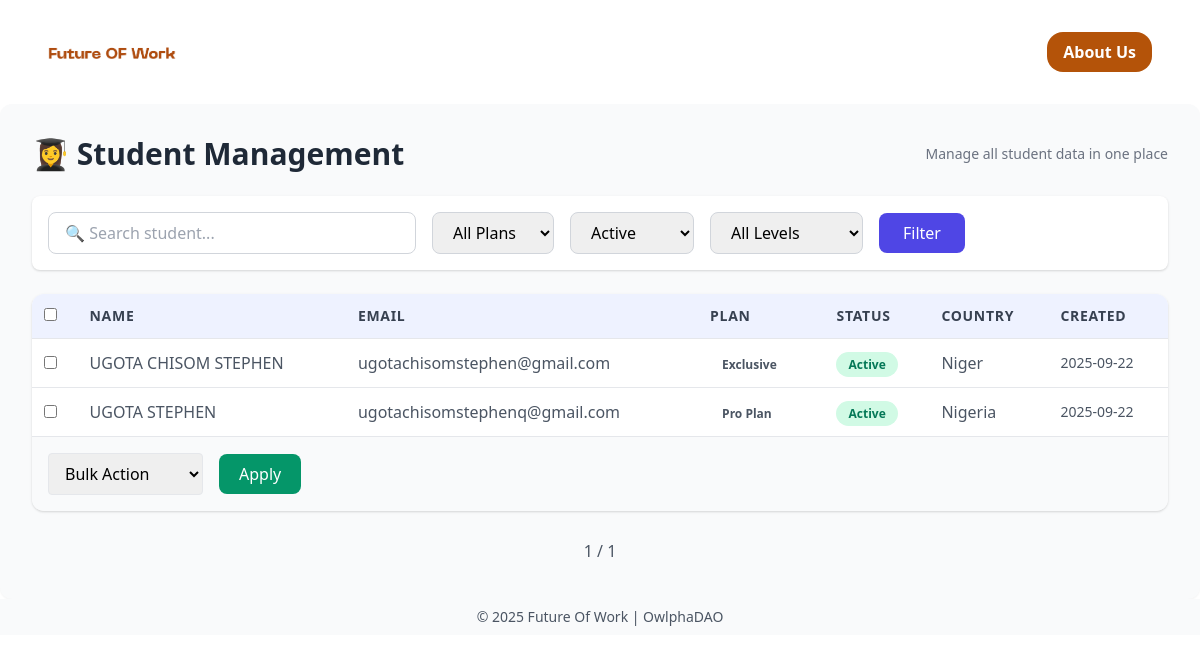
/dashboard/student/overview?status=active, run on the app's committed database.
### future_of_work/models.py (models this page shows, shortened)
class Future_Of_Work(models.Model):
    COURSE_CHOICES = [
        ('', 'Select course type...'),
        ('web3', 'Web3 Fundamentals'),
        ('dao', 'DAO Governance'),
        ('metaverse', 'Metaverse Collaboration'),
        ('blockchain', 'Blockchain Development'),
    ]
    PLAN_CHOICES = [
        ('', 'Select plan...'),
        ('basic', 'Basic Plan'),
        ('pro', 'Pro Plan'),
        ('exclusive', 'Exclusive'),
    ]
    EXPERTISE_CHOICES = [
        ('', 'Select your level...'),
        ('beginner', 'Beginner'),
        ('intermediate', 'Intermediate'),
        ('advanced', 'Advanced'),
    ]
    STATUS_CHOICES = [
        ("pending", "Pending"),
        ("active", "Active"),
        ("failed", "Failed"),
    ]
    PAYMENT_GATEWAYS = [
        ("helio", "Helio"),
        ("paystack", "Paystack"),
        ("opay", "OPay"),
    ]
    PLAN_FEES = {
        'basic': Decimal("0.00"),
        'pro': Decimal("2.00"),
        'exclusive': Decimal("20.00")
    }
    name = models.CharField(max_length=50)
    email = models.EmailField(
        blank=False,
        unique=True,
        error_messages={
            'unique': "Email Address already exists."
        }
    )
    phone = PhoneNumberField(
        unique=True,
        error_messages={
            'unique': "Phone number already exists."
        }
    )
    country = CountryField(blank_label='Select your country')
    course_type = models.CharField(max_length=20, choices=COURSE_CHOICES, default="")
    plan_preference = models.CharField(max_length=20, choices=PLAN_CHOICES, default="")
    expertise = models.CharField(max_length=20, choices=EXPERTISE_CHOICES, default="")
    transaction_id = models.CharField(max_length=255, blank=True, null=True, unique=True)
    created_at = models.DateTimeField(auto_now_add=True)
    checkout_url = models.URLField(null=True, blank=True)
    fee = models.DecimalField(max_digits=6, decimal_places=2, default=Decimal("0.00"))
    status = models.CharField(max_length=10, choices=STATUS_CHOICES, default="pending")
    gateway = models.CharField(max_length=20, choices=PAYMENT_GATEWAYS, blank=True, null=True)

### future_of_work/views.py (the view, shortened to what this page needs)
# urls.py: path('dashboard/student/overview', views.admin_student, name='admin_student'),
def admin_student(request):
    students = Future_Of_Work.objects.all()
    query = request.GET.get('q', '')
    plan = request.GET.get('plan', '')
    if plan in ['basic', 'pro', 'exclusive']:
        students = students.filter(plan_preference=plan)
    status = request.GET.get('status', '')
    if status in ['active', 'pending', 'failed']:
        students = students.filter(status=status)
    course = request.GET.get('course', '')
    if course in ['web3', 'dao', 'metaverse', 'blockchain']:
        students = students.filter(course_type=course)
    grading = request.GET.get('grading', '')
    if grading in ['beginner', 'intermediate', 'advanced']:
        students = students.filter(expertise=grading)
    paginator = Paginator(students, 25)
    page_number = request.GET.get('page')
    students_page = paginator.get_page(page_number)
    context = {
        'students': students_page,
        'title': 'Future Of Work – Student Management Dashboard'
    }
    return render(request, 'pages/admin_student.html', context)

### future_of_work/templates/pages/admin_student.html (shortened to what this page needs)
{% load static %}
{% load custom_filters %}
<!DOCTYPE html>
<html lang="en">
    <head>
        <link rel = "stylesheet" href="https://unpkg.com/boxicons@2.1.4/css/boxicons.min.css">
        <link rel = "stylesheet" href="https://cdn.jsdelivr.net/npm/bootstrap-icons@1.11.3/font/bootstrap-icons.min.css">
        <link href="https://cdn.jsdelivr.net/npm/tailwindcss@2.2.19/dist/tailwind.min.css" rel="stylesheet">
    </head>
    <body>
        <div>
            <nav class="flex items-center justify-between w-full px-12 py-8 bg-white">
                <a href="{% url 'admin_dashboard' %}">
                    <img src="{% static 'Future OF Works.png' %}" alt="OwlphaDAO Future of Work Logo" class="w-32 h-4 object-contain">
                </a>
                <a href="https://owlphadao.com/about" class="px-4 py-2 bg-yellow-700 text-white font-extrabold rounded-2xl cursor-pointer transition duration-400 hover:bg-yellow-800 text-sm md:text-base">
                    About Us
                </a>
            </nav>
        </div>
        <section class="p-8 space-y-6 bg-gray-50 rounded-xl shadow-sm">
            <div class="flex items-center justify-between">
                <h2 class="text-3xl font-bold text-gray-800 flex items-center gap-2 animate-fade-in">
                    👩‍🎓 Student Management
                </h2>
                <span class="text-sm text-gray-500">Manage all student data in one place</span>
            </div>
            <form method="get" class="flex flex-wrap gap-4 items-center bg-white p-4 rounded-lg shadow transition hover:shadow-md">
                <input type="text" name="q" placeholder="🔍 Search student..." value="{{ request.GET.q }}" class="border border-gray-300 rounded-lg px-4 py-2 w-full md:w-1/3 focus:ring-2 focus:ring-indigo-400 focus:outline-none transition">
                <select name="plan" class="border border-gray-300 rounded-lg px-4 py-2 focus:ring-2 focus:ring-indigo-400 focus:outline-none transition">
                    <option value="">All Plans</option>
                </select>
                <select name="status" class="border border-gray-300 rounded-lg px-4 py-2 focus:ring-2 focus:ring-indigo-400 focus:outline-none transition">
                    <option value="active" {% if request.GET.status == "active" %}selected{% endif %}>Active</option>
                </select>
                <select name="grading" class="border border-gray-300 rounded-lg px-4 py-2 focus:ring-2 focus:ring-indigo-400 focus:outline-none transition">
                    <option value="">All Levels</option>
                </select>
                <button type="submit" class="bg-indigo-600 hover:bg-indigo-700 text-white px-6 py-2 rounded-lg transition transform hover:scale-105">
                    Filter
                </button>
            </form>
            <form method="post" class="bg-white rounded-xl shadow overflow-hidden">
                <div class="overflow-x-auto">
                    <table class="w-full text-left border-collapse">
                        <thead class="bg-indigo-50 text-gray-700 uppercase text-sm tracking-wider">
                            <tr>
                                <th class="p-3"><input type="checkbox" id="select-all"></th>
                                <th class="p-3">Name</th>
                                <th class="p-3">Email</th>
                                <th class="p-3">Plan</th>
                                <th class="p-3">Status</th>
                                <th class="p-3">Country</th>
                                <th class="p-3">Created</th>
                            </tr>
                        </thead>
                        <tbody class="text-gray-600">
                            {% for student in students %}
                                <tr class="border-t hover:bg-indigo-50 transition duration-200">
                                    <td class="p-3"><input type="checkbox" name="selected" value="{{ student.id }}"></td>
                                    <td class="p-3 font-medium"><a href="{% url 'student_detail' student.name student.id %}">{{ student.name }}</a></td>
                                    <td class="p-3">{{ student.email }}</td>
                                    <td class="p-3">
                                        <span class="px-3 py-1 rounded-full text-xs font-semibold
                                            ">
                                            {{ student.get_plan_preference_display }}
                                        </span>
                                    </td>
                                    <td class="p-3">
                                        <span class="px-3 py-1 rounded-full text-xs font-semibold
                                            {% if student.status == "pending" %} bg-yellow-100 text-yellow-700
                                            {% elif student.status == "active" %} bg-green-100 text-green-700
                                            {% elif student.status == "failed" %} bg-red-100 text-red-700
                                            {% endif %}">
                                            {{ student.get_status_display }}
                                        </span>
                                    </td>
                                    <td class="p-3">{{ student.country.name }}</td>
                                    <td class="p-3 text-sm">{{ student.created_at|date:"Y-m-d" }}</td>
                                </tr>
                            {% empty %}
                                <tr><td colspan="7" class="text-center p-6 text-gray-400">No students found.</td></tr>
                            {% endfor %}
                        </tbody>
                    </table>
                </div>
                <div class="p-4 flex items-center gap-4 border-t bg-gray-50">
                    <select name="action" class="border rounded px-3 py-2">
                        <option value="">Bulk Action</option>
                    </select>
                    <button type="submit" class="bg-green-600 hover:bg-green-700 text-white px-5 py-2 rounded-lg transition transform hover:scale-105">
                        Apply
                    </button>
                </div>
            </form>
            <div class="flex justify-center items-center gap-3 mt-6">
                <span class="px-3 py-1 text-gray-600">{{ students.number }} / {{ students.paginator.num_pages }}</span>
            </div>
        </section>
        <footer class="py-2 mt-auto text-center bg-gray-50">
            <h3 class="text-sm text-gray-600">
                &copy; {% now "Y" %} Future Of Work | OwlphaDAO
            </h3>
        </footer>
    </body>
</html>

### future_of_work/templates/pages/admin_student.html (style rules this page uses)
.animate-fade-in { animation: fade-in 0.8s ease-out forwards; }

### data on the page
Future_Of_Work: name "UGOTA CHISOM STEPHEN", email "ugotachisomstephen@gmail.com", plan_preference "Exclusive", status "Active", country.name "Niger", created_at "2025-09-22"
Future_Of_Work: name "UGOTA STEPHEN", email "ugotachisomstephenq@gmail.com", plan_preference "Pro Plan", status "Active", country.name "Nigeria", created_at "2025-09-22"

### other printed values
{{ students.number }} "1"
{{ students.paginator.num_pages }} "1"
